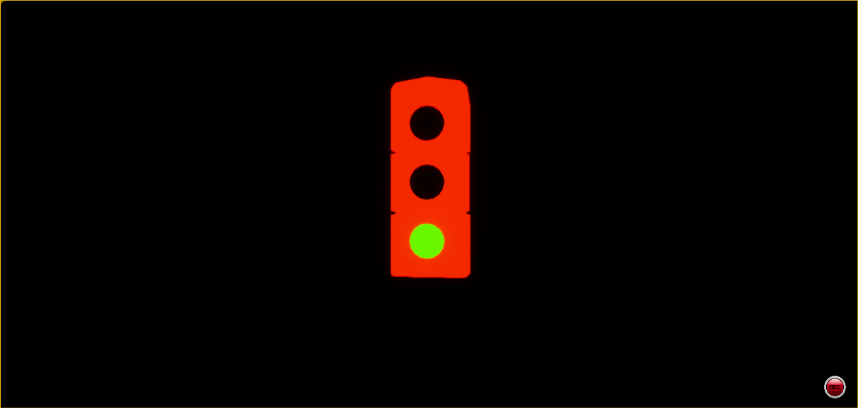
#> input picture test/testr.png, 858 x 408 px
$ python detect_color.py --folder test
#> lines starting #> are read from the running program, lines starting #| are printed output that depends on the picture
import cv2
import os
import argparse

ap = argparse.ArgumentParser()
ap.add_argument("-f", "--folder", help="path to the images")
ap.add_argument("-c", "--class", help="no of class")
args = vars(ap.parse_args())
folder = args["folder"]
imgclassnum = args["class"]


filesnum = len(os.listdir(folder))

for idx, filename in enumerate(os.listdir(folder)):
    if filename.endswith(".jpg") or filename.endswith(".png"):
        imgoriginal = cv2.imread(os.path.join(folder, filename))
#> imgoriginal is the input picture: shape (408, 858, 3); mean B, G, R 0.2, 3.1, 10.9
        img = cv2.cvtColor(imgoriginal, cv2.COLOR_BGR2GRAY)
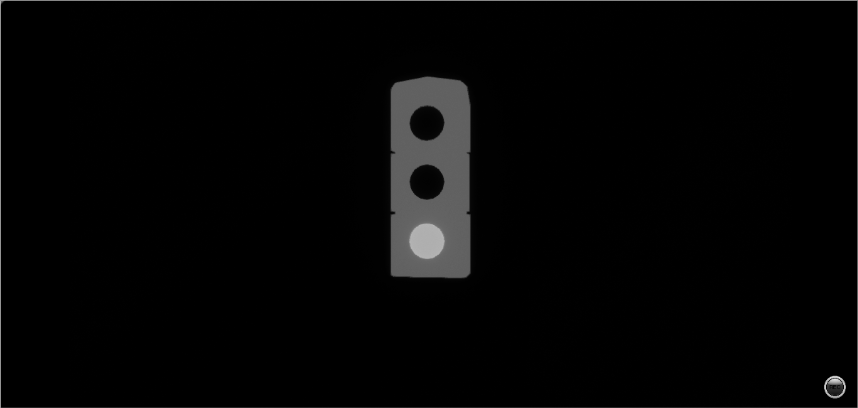
#> img: shape (408, 858); min 0, max 223, mean 5.1
        rows, cols = img.shape
#> rows = 408; cols = 858
        rmin = rows
#> rmin = 408
        rmax = 0
        cmin = cols
#> cmin = 858
        cmax = 0

        for r in range(rows):
            for c in range(cols):
                k = img[r, c]
                if k >= 30:
                    if r < rmin:
                        rmin = r

                    if r > rmax:
                        rmax = r

                    if c < cmin:
                        cmin = c

                    if c > cmax:
                        cmax = c
#> after the loop, cmax = 857; cmin = 0; rmax = 407; rmin = 0

        # [4 lines of commented-out code are left out]

        coordx = ((cmin + cmax) / 2) / cols
#> coordx = 0.499
        #print("coordx: " + str(coordx))
        coordy = ((rmin + rmax) / 2) / rows
#> coordy = 0.499
        #print("coordy: " + str(coordy))
        width = (cmax - cmin) / cols
#> width = 0.999
        #print("width: " + str(width))
        height = (rmax - rmin) / rows
#> height = 0.998
        # [5 lines of commented-out code are left out]


        filePath = os.path.join(folder, filename)
        filePath = os.path.splitext(filePath)[0] + ".txt"
        f = open(filePath, "w")
#> (the run stopped early here; a loop or call above may not have finished)
